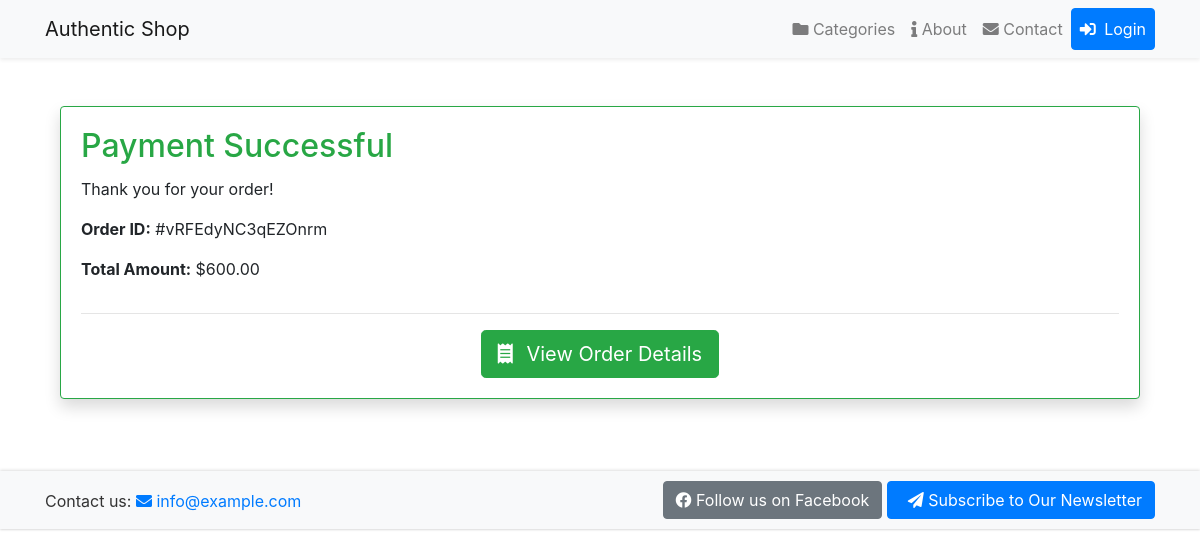
The page /payment/payment/success/24/ on the database as committed earlier.
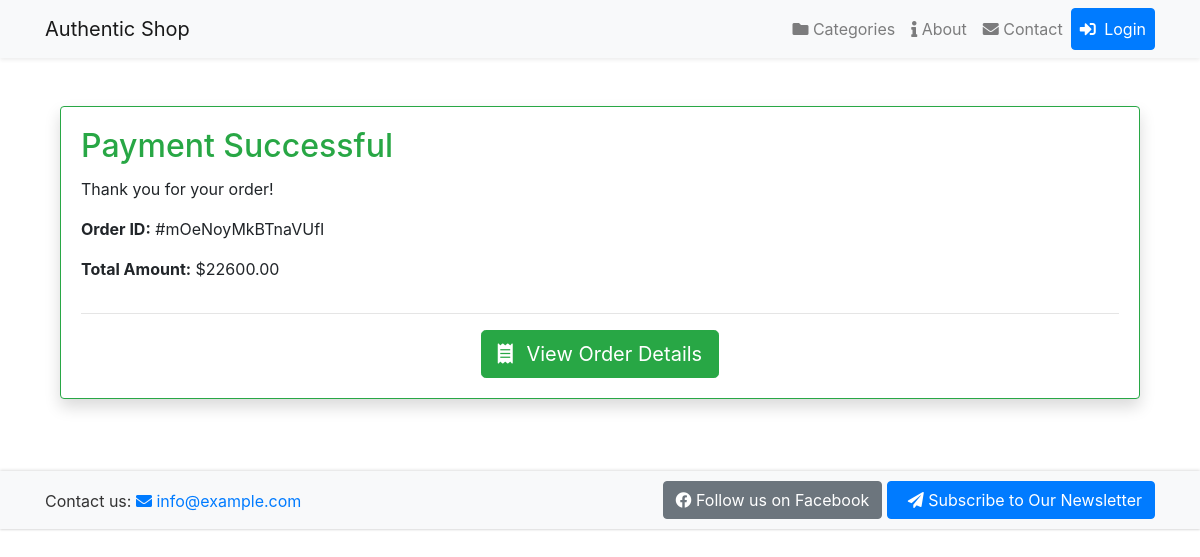
The same page on the database as committed later.
### order/models.py (models this page shows, shortened)
class Order(models.Model):
    orderItems = models.ManyToManyField(Cart)
    user = models.ForeignKey(settings.AUTH_USER_MODEL, on_delete=models.CASCADE)
    ordered = models.BooleanField(default=False)
    created = models.DateTimeField(auto_now_add=True)
    paymentId = models.CharField(max_length=264, blank=True, null=True)
    orderId = models.CharField(max_length=200, blank=True, null=True)
    def get_totals(self):
        total = 0
        for order_item in self.orderItems.all():
            total += float(order_item.get_total())
        return total

class Cart(models.Model):
    user = models.ForeignKey(settings.AUTH_USER_MODEL, on_delete=models.CASCADE, related_name='cart')
    item = models.ForeignKey(Product, on_delete=models.CASCADE)
    quantity = models.IntegerField(default=1)
    purchased = models.BooleanField(default=False)
    created = models.DateTimeField(auto_now_add=True)
    updated = models.DateTimeField(auto_now=True)
    def get_total(self):
        total = self.item.price * self.quantity
        float_total = format(total, '0.2f')
        return float_total

### shop/models.py (models this page shows, shortened)
class Product(models.Model):
    mainImage = models.ImageField(upload_to='Products')
    name = models.CharField(max_length=265)
    category = models.ForeignKey(Category, on_delete=models.CASCADE, related_name='category')
    preview_text = models.TextField(max_length=200, verbose_name='Preview Text')
    detail_text = models.TextField(max_length=1000, verbose_name='Description')
    price = models.FloatField()
    old_price = models.FloatField(default=0.00)
    created = models.DateTimeField(auto_now_add=True)
    class Meta:
        ordering = ['-created']

### payment/views.py (the view)
# urls.py: path('payment/success/<int:order_id>/', views.payment_success, name='payment_success'),
def payment_success(request, order_id):
    order = get_object_or_404(Order, id=order_id)
    return render(request, 'payment/payment_success.html', {'order': order})

### templates/payment/payment_success.html (shortened to what this page needs)
{% extends 'base.html' %}
{% block content %}
<div class="container mt-5">
    <div class="card border-success shadow">
        <div class="card-body">
            <h2 class="card-title text-success">Payment Successful</h2>
            <p class="card-text">Thank you for your order!</p>
            <div class="row">
                <div class="col-md-6">
                    <p><strong>Order ID:</strong> {{ order.orderId }}</p>
                    <p><strong>Total Amount:</strong> ${{ order.get_totals|floatformat:2 }}</p>
                </div>
            </div>
            <hr>
            <div class="text-center">
                <a href="{% url 'payment:order_details' order_id=order.id %}" class="btn btn-success btn-lg">
                    <i class="fas fa-receipt mr-2"></i> View Order Details
                </a>
            </div>
        </div>
    </div>
</div>
<br><br><br>
{% endblock %}

Rows that differ between the two databases and show on the page:
changed Order: orderId "#vRFEdyNC3qEZOnrm" → "#mOeNoyMkBTnaVUfI"; get_totals "600.00" → "22600.00"
